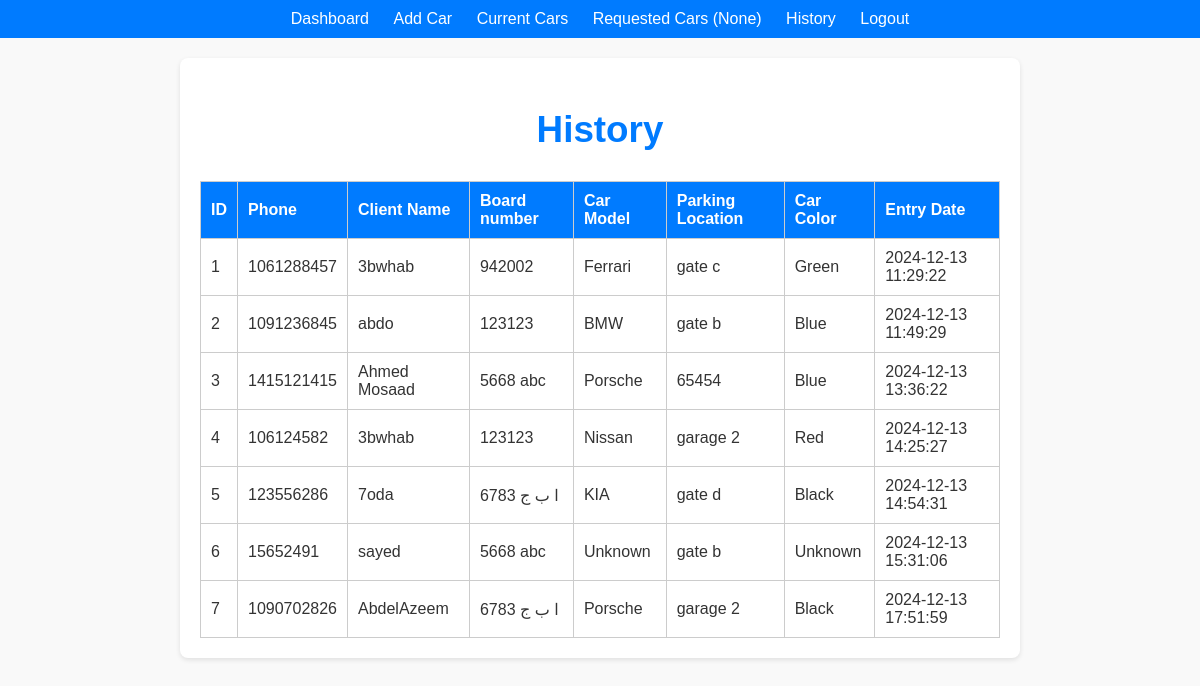
The page /history (signed in) on the database its author committed.
### tables this page shows
CREATE TABLE history (
        id INTEGER PRIMARY KEY AUTOINCREMENT,
        phone INTEGER NOT NULL,
        client_name TEXT NOT NULL,
        car_number TEXT NOT NULL,
        car_model TEXT,
        location TEXT NOT NULL,
        car_color TEXT,
        date DATETIME NOT NULL DEFAULT current_timestamp
    );

### app.py (the view)
@app.route('/history', methods=['GET', 'POST'])
def history():
    if 'user_id' not in session:
        return redirect(url_for('login'))
    conn = get_db_connection()
    rows2 = conn.execute('SELECT * FROM history').fetchall()
    conn.close()
    return render_template('history.html', rows=rows2)

### app.py (called while the page is built)
def get_db_connection():
    conn = sqlite3.connect('task_manager.db')
    conn.row_factory = sqlite3.Row
    return conn

### templates/history.html
{% extends 'base.html' %}
{% block content %}
<h2>History</h2>
<table>
    <thead>
        <tr>
            <th>ID</th>
            <th>Phone</th>
            <th>Client Name</th>
            <th>Board number</th>
            <th>Car Model</th>
            <th>Parking Location</th>
            <th>Car Color</th>
            <th>Entry Date</th>
        </tr>
    </thead>
    <tbody>
        {% for row in rows %}
        <tr>
            <td>{{ row.id }}</td>
            <td>{{ row.phone }}</td>
            <td>{{ row.client_name }}</td>
            <td>{{ row.car_number }}</td>
            <td>{{ row.car_model }}</td>
            <td>{{ row.location }}</td>
            <td>{{ row.car_color }}</td>
            <td>{{ row.date }}</td>
        </tr>
        {% endfor %}
    </tbody>
</table>
{% endblock %}

### templates/base.html (shortened to what this page needs)
<!DOCTYPE html>
<html lang="en">
<head>
    <link rel="stylesheet" href="/static/style.css">
</head>
<body>
    <nav>
        {% if session.get('username') %}
        <a href="/dashboard">Dashboard</a>
        <a href="/add_car">Add Car</a>
        <a href="/current_cars">Current Cars</a>
        <a href="/requested_cars">Requested Cars <span>({{ session.get('total') }})</span></a>
        <a href="/history">History</a>
        <a href="/logout">Logout</a>
        {% else %}
        <a href="/">Login</a>
        {% endif %}
    </nav>
    <div class="container">
        {% block content %}{% endblock %}
    </div>
</body>
</html>

### static/style.css (style rules this page uses)
body { font-family: Arial, sans-serif; margin: 0; padding: 0; background-color: #f9f9f9; color: #333; }
nav { background-color: #007BFF; color: white; padding: 10px; text-align: center; }
nav a { color: white; text-decoration: none; margin: 0 10px; }
.container { width: 90%; max-width: 800px; margin: 20px auto; background-color: white; padding: 20px; box-shadow: 0 2px 5px rgba(0, 0, 0, 0.1); border-radius: 8px; }
h2 { color: #007BFF; text-align: center; font-size: 2.3rem; }
table { width: 100%; border-collapse: collapse; margin-top: 20px; }
table th, table td { padding: 10px; border: 1px solid #ccc; text-align: left; }
table th { background-color: #007BFF; color: white; }
a { color: #007BFF; text-decoration: none; }

### rows shown on the page
history: id "1", phone "1061288457", client_name "3bwhab", car_number "942002", car_model "Ferrari", location "gate c", car_color "Green", date "2024-12-13 11:29:22"
history: id "2", phone "1091236845", client_name "abdo", car_number "123123", car_model "BMW", location "gate b", car_color "Blue", date "2024-12-13 11:49:29"
history: id "3", phone "1415121415", client_name "Ahmed Mosaad", car_number "5668 abc", car_model "Porsche", location "65454", car_color "Blue", date "2024-12-13 13:36:22"
history: id "4", phone "106124582", client_name "3bwhab", car_number "123123", car_model "Nissan", location "garage 2", car_color "Red", date "2024-12-13 14:25:27"
history: id "5", phone "123556286", client_name "7oda", car_number "6783 ا ب ج", car_model "KIA", location "gate d", car_color "Black", date "2024-12-13 14:54:31"
history: id "6", phone "15652491", client_name "sayed", car_number "5668 abc", car_model "Unknown", location "gate b", car_color "Unknown", date "2024-12-13 15:31:06"
history: id "7", phone "1090702826", client_name "AbdelAzeem", car_number "6783 ا ب ج", car_model "Porsche", location "garage 2", car_color "Black", date "2024-12-13 17:51:59"

### other values the page prints
{{ session.get('total') }} "None"
